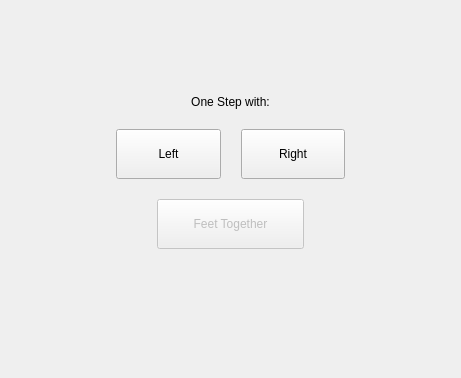
<?xml version="1.0" encoding="UTF-8"?>
<ui version="4.0">
 <class>StepForm</class>
 <widget class="QWidget" name="StepForm">
  <property name="geometry">
   <rect>
    <x>0</x>
    <y>0</y>
    <width>461</width>
    <height>378</height>
   </rect>
  </property>
  <layout class="QVBoxLayout" name="verticalLayout_3">
   <property name="spacing">
    <number>20</number>
   </property>
   <property name="sizeConstraint">
    <enum>QLayout::SetMinimumSize</enum>
   </property>
   <item>
    <spacer name="verticalSpacer_6">
     <property name="orientation">
      <enum>Qt::Vertical</enum>
     </property>
     <property name="sizeHint" stdset="0">
      <size>
       <width>20</width>
       <height>40</height>
      </size>
     </property>
    </spacer>
   </item>
   <item>
    <widget class="QLabel" name="label_4">
     <property name="text">
      <string>&lt;html&gt;&lt;head/&gt;&lt;body&gt;&lt;p align=&quot;center&quot;&gt;One Step with:&lt;/p&gt;&lt;/body&gt;&lt;/html&gt;</string>
     </property>
    </widget>
   </item>
   <item>
    <layout class="QHBoxLayout" name="horizontalLayout_9">
     <property name="spacing">
      <number>20</number>
     </property>
     <item>
      <spacer name="horizontalSpacer_3">
       <property name="orientation">
        <enum>Qt::Horizontal</enum>
       </property>
       <property name="sizeHint" stdset="0">
        <size>
         <width>40</width>
         <height>20</height>
        </size>
       </property>
      </spacer>
     </item>
     <item>
      <widget class="QPushButton" name="leftFirstStepButton">
       <property name="sizePolicy">
        <sizepolicy hsizetype="Expanding" vsizetype="Expanding">
         <horstretch>0</horstretch>
         <verstretch>0</verstretch>
        </sizepolicy>
       </property>
       <property name="minimumSize">
        <size>
         <width>100</width>
         <height>30</height>
        </size>
       </property>
       <property name="maximumSize">
        <size>
         <width>400</width>
         <height>50</height>
        </size>
       </property>
       <property name="text">
        <string>Left</string>
       </property>
      </widget>
     </item>
     <item>
      <widget class="QPushButton" name="rightFirstStepButton">
       <property name="sizePolicy">
        <sizepolicy hsizetype="Expanding" vsizetype="Expanding">
         <horstretch>0</horstretch>
         <verstretch>0</verstretch>
        </sizepolicy>
       </property>
       <property name="minimumSize">
        <size>
         <width>100</width>
         <height>30</height>
        </size>
       </property>
       <property name="maximumSize">
        <size>
         <width>400</width>
         <height>50</height>
        </size>
       </property>
       <property name="sizeIncrement">
        <size>
         <width>0</width>
         <height>0</height>
        </size>
       </property>
       <property name="text">
        <string>Right</string>
       </property>
       <property name="autoDefault">
        <bool>false</bool>
       </property>
      </widget>
     </item>
     <item>
      <spacer name="horizontalSpacer_4">
       <property name="orientation">
        <enum>Qt::Horizontal</enum>
       </property>
       <property name="sizeHint" stdset="0">
        <size>
         <width>40</width>
         <height>20</height>
        </size>
       </property>
      </spacer>
     </item>
    </layout>
   </item>
   <item>
    <layout class="QHBoxLayout" name="horizontalLayout_11">
     <property name="sizeConstraint">
      <enum>QLayout::SetFixedSize</enum>
     </property>
     <item>
      <spacer name="horizontalSpacer_5">
       <property name="orientation">
        <enum>Qt::Horizontal</enum>
       </property>
       <property name="sizeHint" stdset="0">
        <size>
         <width>40</width>
         <height>20</height>
        </size>
       </property>
      </spacer>
     </item>
     <item>
      <widget class="QPushButton" name="feetTogetherButton">
       <property name="enabled">
        <bool>false</bool>
       </property>
       <property name="sizePolicy">
        <sizepolicy hsizetype="Expanding" vsizetype="Expanding">
         <horstretch>0</horstretch>
         <verstretch>0</verstretch>
        </sizepolicy>
       </property>
       <property name="minimumSize">
        <size>
         <width>100</width>
         <height>30</height>
        </size>
       </property>
       <property name="maximumSize">
        <size>
         <width>400</width>
         <height>50</height>
        </size>
       </property>
       <property name="text">
        <string>Feet Together</string>
       </property>
      </widget>
     </item>
     <item>
      <spacer name="horizontalSpacer_6">
       <property name="orientation">
        <enum>Qt::Horizontal</enum>
       </property>
       <property name="sizeHint" stdset="0">
        <size>
         <width>40</width>
         <height>20</height>
        </size>
       </property>
      </spacer>
     </item>
    </layout>
   </item>
   <item>
    <widget class="QLabel" name="loadingLabel">
     <property name="text">
      <string/>
     </property>
     <property name="alignment">
      <set>Qt::AlignCenter</set>
     </property>
    </widget>
   </item>
   <item>
    <spacer name="verticalSpacer_7">
     <property name="orientation">
      <enum>Qt::Vertical</enum>
     </property>
     <property name="sizeHint" stdset="0">
      <size>
       <width>20</width>
       <height>40</height>
      </size>
     </property>
    </spacer>
   </item>
  </layout>
 </widget>
 <resources>
  <include location="../../rc/resource.qrc"/>
 </resources>
 <connections/>
</ui>
